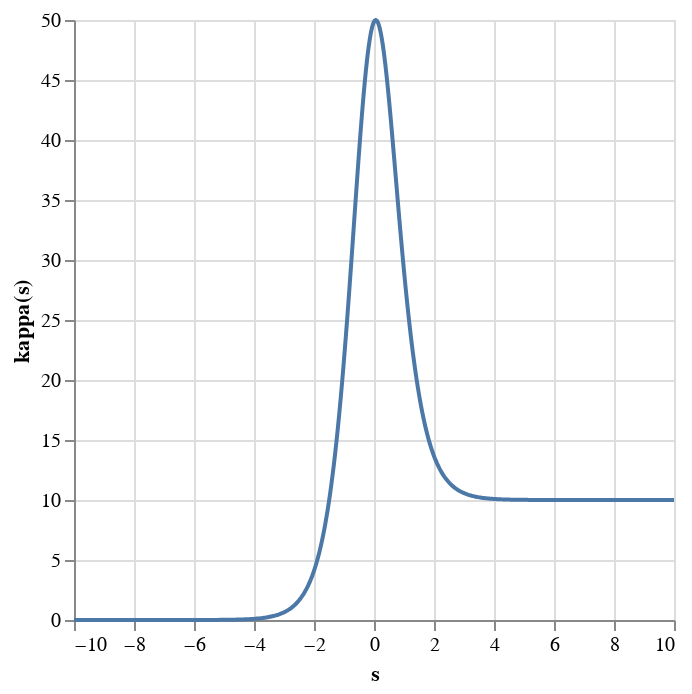

The notebook cell saved with this chart:
### Code cell
def eckart_potential(nu_ts: float, e_forw: float, e_rev: float):
    a = e_forw - e_rev
    b = (numpy.sqrt(e_forw) + numpy.sqrt(e_rev)) ** 2

    def kappa(s: float) -> float:
        f = numpy.exp(s * numpy.abs(nu_ts) * numpy.sqrt(b / 2))
        return (f / (1 + f)) * (a + b / (1 + f))

    return kappa


s = numpy.linspace(-10, 10, 500)
kappa = eckart_potential(1/5, 50, 40)

source = pandas.DataFrame({"s": s, "kappa(s)": kappa(s)})

altair.Chart(source).mark_line().encode(x="s", y="kappa(s)")

### Figure 1 — Vega-Lite specification as saved in the notebook (floating-point values rounded to 4 significant figures; data arrays with more than 128 entries replaced by an {"elided": "..."} marker saying what was removed)
{"config": {"view": {"continuousWidth": 300, "continuousHeight": 300}}, "data": {"name": "data-87a736ca031c54111411cf3eba75dfb8"}, "mark": {"type": "line"}, "encoding": {"x": {"field": "s", "type": "quantitative"}, "y": {"field": "kappa(s)", "type": "quantitative"}}, "$schema": "https://vega.github.io/schema/vega-lite/v5.20.1.json", "datasets": {"data-87a736ca031c54111411cf3eba75dfb8": {"elided": "500 records"}}}
